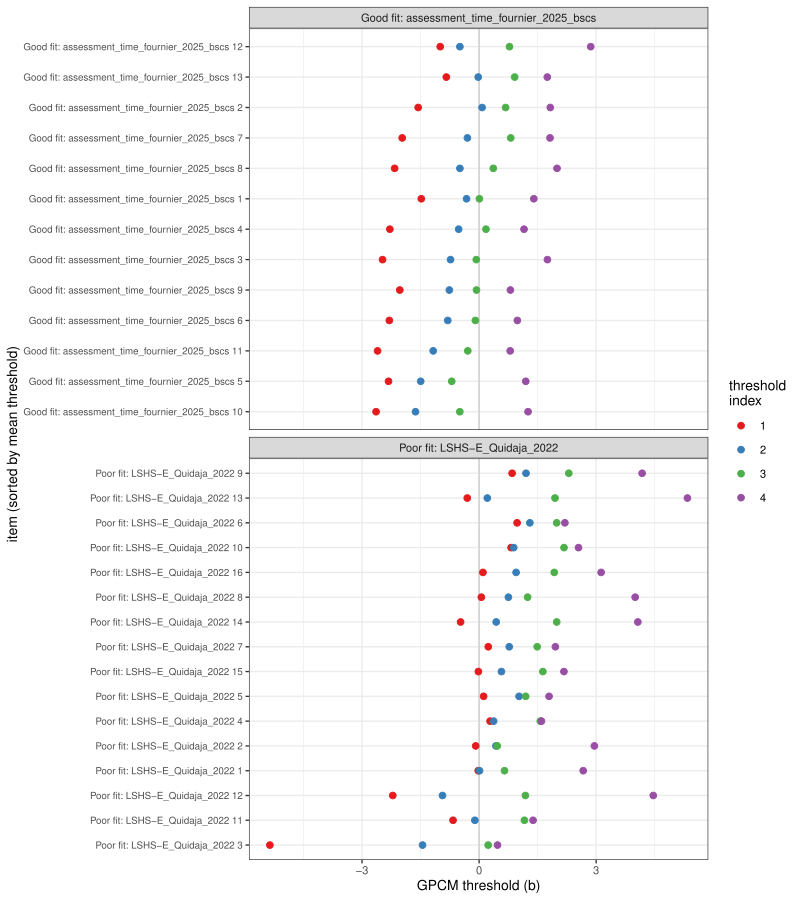

Here is the R script that generated this plot:
# src/scratch/diag_illustrative_thresholds.R
#
# Diagnostic (not a manuscript figure): sanity-check the GPCM threshold
# structure for ALL items in the two datasets used in
# fig_empirical_illustrative.R (good fit: assessment_time_fournier_2025_bscs;
# poor fit: LSHS-E_Quidaja_2022), before trusting the "threshold asymmetry"
# story the main figure is meant to illustrate.
#
# Fits GPCM on the FULL data (no holdout -- we just want a clean read of the
# threshold structure, not a predictive check) and plots every item's
# K-1 thresholds as a stripplot, one row per item, faceted by dataset.
#
# Output: diag_illustrative_thresholds.pdf (this directory)

suppressPackageStartupMessages({
  library(irw)
  library(mirt)
  library(dplyr)
  library(ggplot2)
})
source("/home/ben/Dropbox/projects/binomial_model/src/irw_fetch_cached.R")

set.seed(20260717)

fit_thresholds <- function(tab) {
  message("=== ", tab, " ===")
  df <- irw_fetch_cached(tab)
  K_min    <- min(df$resp, na.rm = TRUE)
  df$resp0 <- df$resp - K_min
  resp_wide <- irw_long2resp(df %>% select(-resp) %>% rename(resp = resp0))
  item_cols <- setdiff(names(resp_wide), "id")
  resp_mat  <- as.matrix(resp_wide[, item_cols])

  keep     <- apply(resp_mat, 2, function(x) length(unique(na.omit(x))) >= 2)
  resp_mat <- resp_mat[, keep, drop = FALSE]

  item_K   <- apply(resp_mat, 2, function(x) length(unique(na.omit(x))))
  target_K <- as.integer(names(sort(table(item_K), decreasing = TRUE))[1])
  resp_mat <- resp_mat[, item_K == target_K, drop = FALSE]
  K <- target_K
  ni <- ncol(resp_mat)
  message("  N=", nrow(resp_mat), "  items=", ni, "  K=", K)

  mod_gpcm <- mirt(resp_mat, 1, itemtype = rep("gpcm", ni), verbose = FALSE,
                    technical = list(NCYCLES = 2000))

  item_b <- lapply(seq_len(ni), function(j) {
    p <- coef(mod_gpcm, IRTpars = TRUE)[[j]]
    as.numeric(p[1, grep("^b", colnames(p))])
  })
  item_a <- sapply(seq_len(ni), function(j) {
    p <- coef(mod_gpcm, IRTpars = TRUE)[[j]]
    as.numeric(p[1, "a"])
  })

  bind_rows(lapply(seq_len(ni), function(j) {
    b <- sort(item_b[[j]])
    gaps <- diff(b)
    asym <- if (length(gaps) >= 2 && all(gaps > 0)) log(max(gaps) / min(gaps)) else NA_real_
    data.frame(tab = tab, item = j, a = item_a[j], threshold = b,
               k = seq_along(b), asym = asym)
  }))
}

GOOD_df <- fit_thresholds("assessment_time_fournier_2025_bscs")
POOR_df <- fit_thresholds("LSHS-E_Quidaja_2022")

all_df <- bind_rows(
  GOOD_df |> mutate(row = sprintf("Good fit: assessment_time_fournier_2025_bscs")),
  POOR_df |> mutate(row = sprintf("Poor fit: LSHS-E_Quidaja_2022"))
)

# Order items within each dataset by mean threshold (just for readability)
item_order <- all_df |>
  group_by(row, item) |>
  summarise(mean_b = mean(threshold), asym = first(asym), .groups = "drop") |>
  arrange(row, mean_b)

all_df <- all_df |>
  mutate(item_label = factor(paste(row, item), levels = paste(item_order$row, item_order$item)))

cat("\n--- Per-item mean log gap-ratio (asymmetry) ---\n")
print(item_order |> arrange(row, desc(asym)), n = 30)

p <- ggplot(all_df, aes(x = threshold, y = item_label, colour = factor(k))) +
  geom_vline(xintercept = 0, colour = "grey80") +
  geom_point(size = 2) +
  scale_colour_brewer(palette = "Set1", name = "threshold\nindex") +
  facet_wrap(~row, scales = "free_y", ncol = 1) +
  labs(x = "GPCM threshold (b)", y = "item (sorted by mean threshold)") +
  theme_bw(base_size = 10) +
  theme(axis.text.y = element_text(size = 7))

ggsave("/home/ben/Dropbox/projects/binomial_model/src/scratch/diag_illustrative_thresholds.pdf",
       p, width = 8, height = 9)
message("Saved diag_illustrative_thresholds.pdf")
